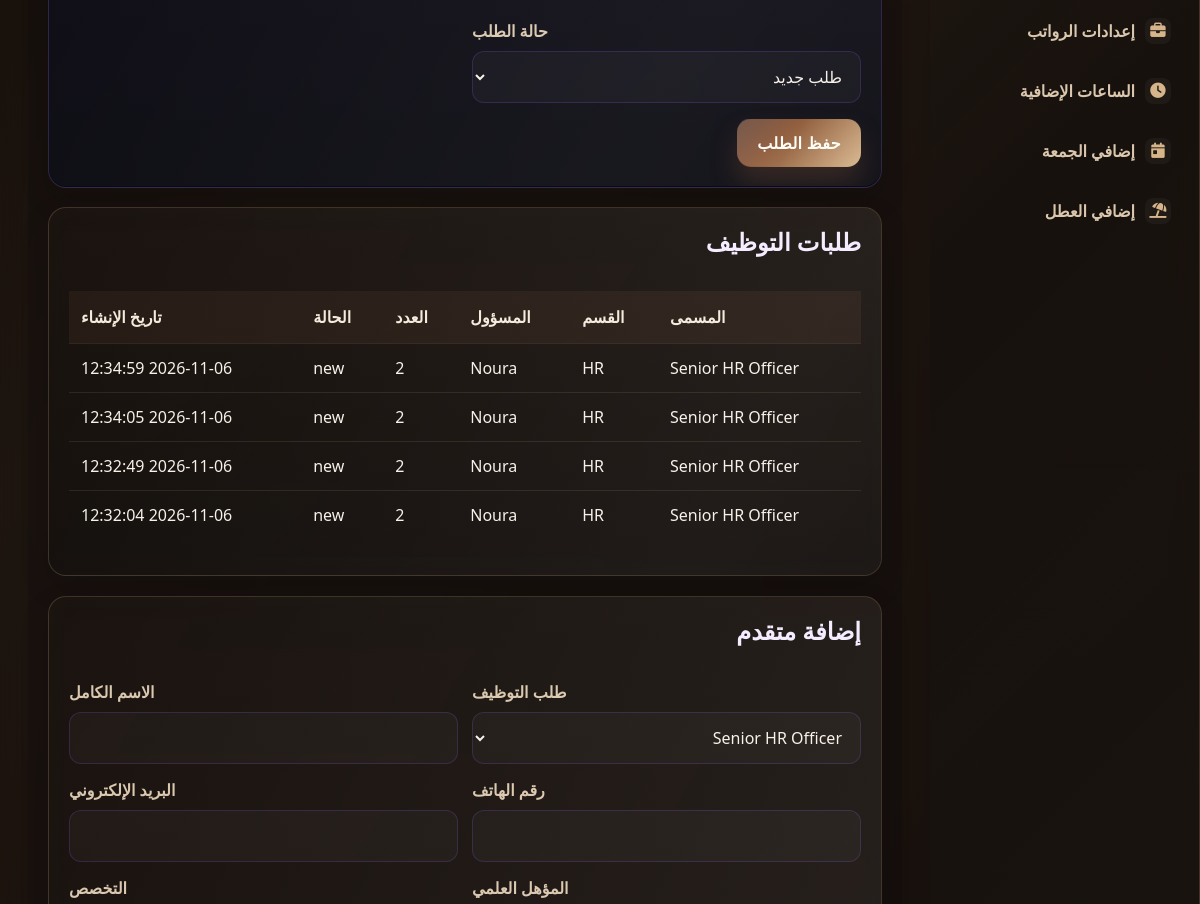
Page /recruitment (signed in, middle part) on the earlier database version.
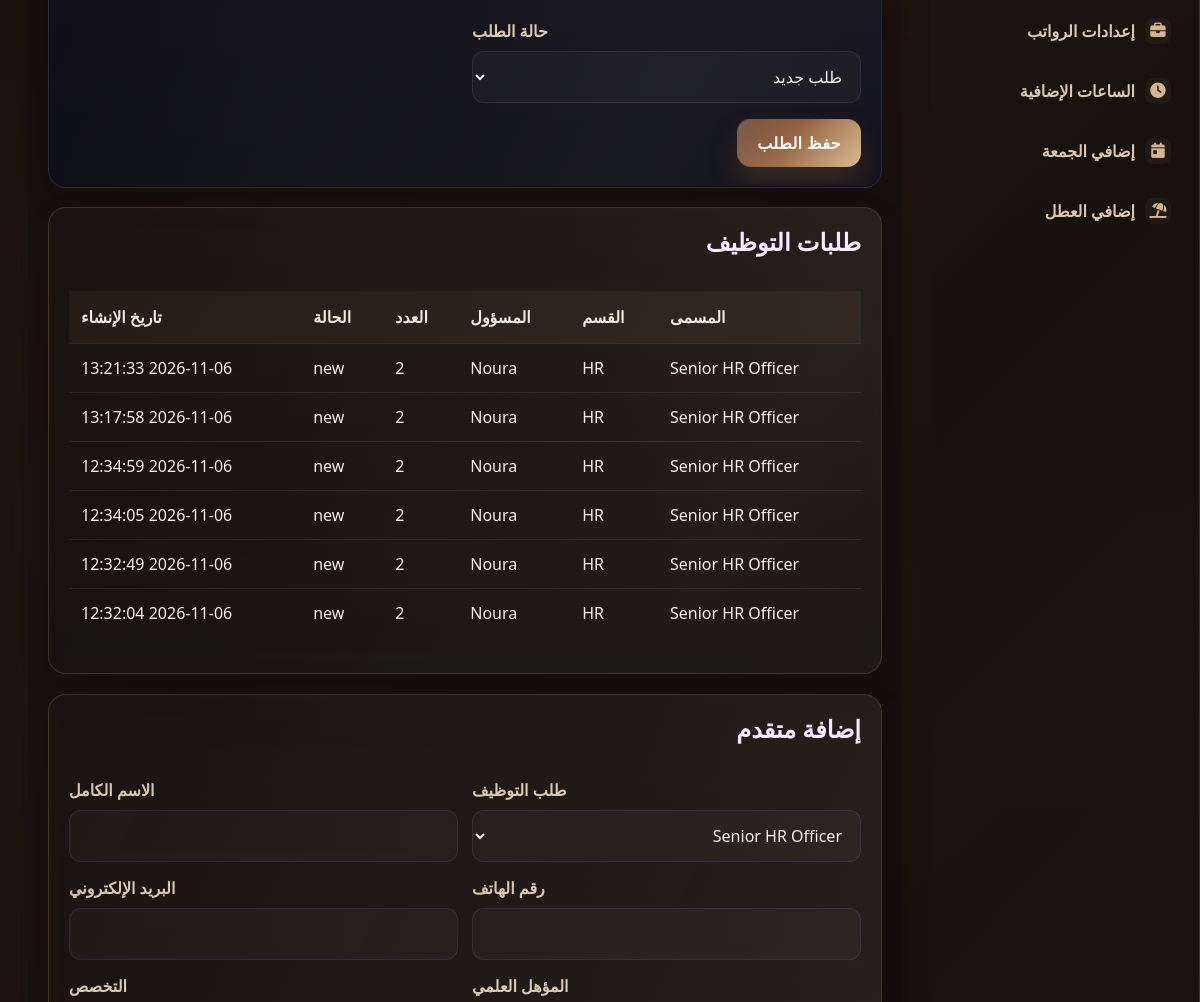
Same page on the later database version.
### tables this page shows
CREATE TABLE recruitment_requests (
                id INTEGER PRIMARY KEY AUTOINCREMENT,
                position_title TEXT NOT NULL,
                department TEXT,
                manager TEXT,
                vacancies INTEGER NOT NULL DEFAULT 1,
                requirements TEXT,
                status TEXT NOT NULL DEFAULT 'new',
                created_at TEXT NOT NULL DEFAULT CURRENT_TIMESTAMP
            );

### app.py (the view, shortened to what this page needs)
@app.route("/recruitment", methods=["GET", "POST"])
def recruitment():
    if "user_id" not in session:
        return redirect(url_for("login"))
    requests = get_recruitment_requests()
    candidates_by_request = {}
    for req in requests:
        candidates_by_request[req["id"]] = get_recruitment_candidates(req["id"])
    return render_template(
        "recruitment.html",
        user_name=session.get("user_name", "User"),
        requests=requests,
        candidates_by_request=candidates_by_request,
    )

### app.py (called while the page is built)
@app.before_request
def enforce_maintenance_mode():
    allowed_endpoints = {"login", "register", "logout", "developer_tools", "static"}
    if app.config.get("MAINTENANCE_MODE") and request.endpoint not in allowed_endpoints:
        if session.get("user_role") == "admin":
            return None
        return render_template("maintenance.html"), 503

### database.py (called while the page is built, shortened)
def get_connection():
    database_url = os.getenv("DATABASE_URL")
    conn = sqlite3.connect(DB_NAME)
    conn.row_factory = sqlite3.Row
    return conn

def get_recruitment_requests(status=None):
    with get_connection() as conn:
        query = "SELECT * FROM recruitment_requests"
        params = []
        if status and status != "all":
            query += " WHERE status = ?"
            params.append(status)
        query += " ORDER BY created_at DESC"
        rows = conn.execute(query, params).fetchall()
        return [dict(row) for row in rows]

### templates/recruitment.html (shortened to what this page needs)
{% extends 'base.html' %}
{% block content %}
<div class="dashboard-page">
  <div class="dashboard-wrap">
    <div class="panel luxury-panel">
      <form method="post" action="{{ url_for('recruitment') }}">
        <div class="form-grid">
          <div class="full">
          </div>
          <div>
            <label class="form-label">حالة الطلب</label>
            <select class="custom-input" name="status">
              <option value="new">طلب جديد</option>
            </select>
          </div>
        </div>
        <div class="action-row mt-3">
          <button type="submit" class="main-btn">حفظ الطلب</button>
        </div>
      </form>
    </div>
    <div class="panel">
      <div class="section-header">
        <h3>طلبات التوظيف</h3>
      </div>
      <div class="table-responsive">
        <table class="table">
          <thead>
            <tr>
              <th>المسمى</th>
              <th>القسم</th>
              <th>المسؤول</th>
              <th>العدد</th>
              <th>الحالة</th>
              <th>تاريخ الإنشاء</th>
            </tr>
          </thead>
          <tbody>
            {% if requests %}
              {% for req in requests %}
              <tr>
                <td>{{ req.position_title }}</td>
                <td>{{ req.department or '—' }}</td>
                <td>{{ req.manager or '—' }}</td>
                <td>{{ req.vacancies }}</td>
                <td>{{ req.status }}</td>
                <td>{{ req.created_at }}</td>
              </tr>
              {% endfor %}
            {% else %}
              <tr><td colspan="6" class="text-center text-muted">لا توجد طلبات توظيف حتى الآن.</td></tr>
            {% endif %}
          </tbody>
        </table>
      </div>
    </div>
    <div class="panel">
      <div class="section-header">
        <h3>إضافة متقدم</h3>
      </div>
      <form method="post" action="{{ url_for('recruitment') }}">
        <div class="form-grid">
          <div>
            <label class="form-label">طلب التوظيف</label>
            <select class="custom-input" name="recruitment_request_id" required>
              {% for req in requests %}
                <option value="{{ req.id }}">{{ req.position_title }}</option>
              {% endfor %}
            </select>
          </div>
          <div>
            <label class="form-label">الاسم الكامل</label>
            <input class="custom-input" type="text" name="full_name" required>
          </div>
          <div>
            <label class="form-label">رقم الهاتف</label>
            <input class="custom-input" type="text" name="phone">
          </div>
          <div>
            <label class="form-label">البريد الإلكتروني</label>
            <input class="custom-input" type="email" name="email">
          </div>
          <div>
            <label class="form-label">المؤهل العلمي</label>
          </div>
          <div>
            <label class="form-label">التخصص</label>
          </div>
        </div>
      </form>
    </div>
  </div>
</div>
{% endblock %}

Differences in the rows shown:
added recruitment_requests: position_title "Senior HR Officer", department "HR", manager "Noura", vacancies "2", status "new", created_at "2026-11-06 13:21:33"
added recruitment_requests: position_title "Senior HR Officer", department "HR", manager "Noura", vacancies "2", status "new", created_at "2026-11-06 13:17:58"
